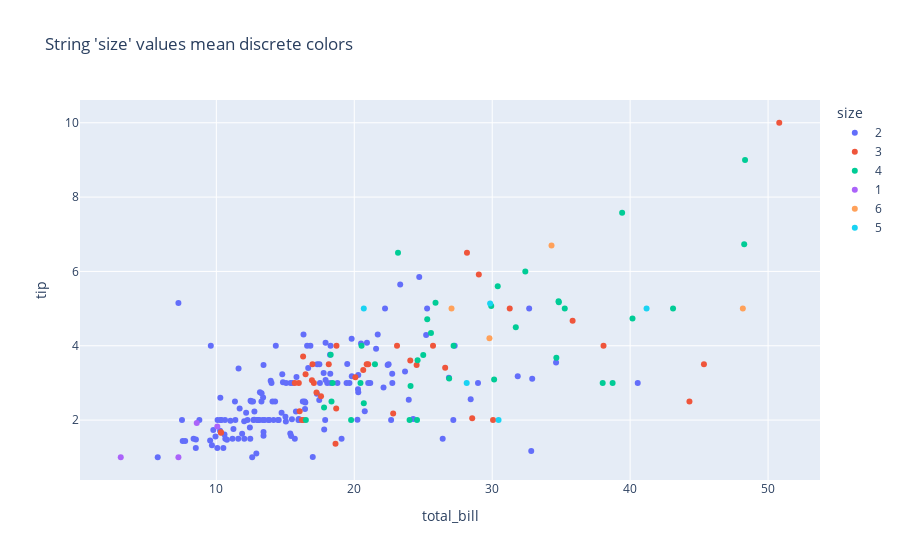

Notebook source saved alongside this figure:
### Code cell
df["size"] = df["size"].astype(str)
fig = px.scatter(df, x="total_bill", y="tip", color="size",
                 title="String 'size' values mean discrete colors")

fig.show()

### Figure 1 — Plotly figure (JSON) as saved in the notebook; plotly's stock layout.template omitted (floating-point values rounded to 4 significant figures; data arrays with more than 128 entries replaced by an {"elided": "..."} marker saying what was removed)
{"data": [{"hovertemplate": "size=2<br>total_bill=%{x}<br>tip=%{y}<extra></extra>", "legendgroup": "2", "marker": {"color": "#636efa", "symbol": "circle"}, "mode": "markers", "name": "2", "orientation": "v", "showlegend": true, "type": "scatter", "x": {"elided": "156 float values"}, "xaxis": "x", "y": {"elided": "156 float values"}, "yaxis": "y"}, {"hovertemplate": "size=3<br>total_bill=%{x}<br>tip=%{y}<extra></extra>", "legendgroup": "3", "marker": {"color": "#EF553B", "symbol": "circle"}, "mode": "markers", "name": "3", "orientation": "v", "showlegend": true, "type": "scatter", "x": [10.34, 21.01, 10.33, 16.29, 16.97, 20.65, 24.06, 16.31, 16.93, 18.69, 31.27, 16.04, 28.55, 17.59, 20.08, 17.07, 44.3, 38.07, 25.71, 22.82, 18.64, 17.26, 16.21, 24.52, 50.81, 45.35, 20.9, 18.15, 23.1, 18.71, 16.47, 26.59, 30.06, 28.17, 15.98, 15.69, 35.83, 29.03], "xaxis": "x", "y": [1.66, 3.5, 1.67, 3.71, 3.5, 3.35, 3.6, 2, 3.07, 2.31, 5, 2.24, 2.05, 2.64, 3.15, 3, 2.5, 4, 4, 2.18, 1.36, 2.74, 2, 3.48, 10, 3.5, 3.5, 3.5, 4, 4, 3.23, 3.41, 2, 6.5, 3, 3, 4.67, 5.92], "yaxis": "y"}, {"hovertemplate": "size=4<br>total_bill=%{x}<br>tip=%{y}<extra></extra>", "legendgroup": "4", "marker": {"color": "#00cc96", "symbol": "circle"}, "mode": "markers", "name": "4", "orientation": "v", "showlegend": true, "type": "scatter", "x": [24.59, 25.29, 26.88, 35.26, 18.43, 39.42, 17.81, 18.35, 20.69, 30.4, 32.4, 34.81, 25.56, 38.01, 48.27, 18.29, 27.2, 34.83, 40.17, 29.93, 24.08, 24.55, 19.77, 25, 16.49, 21.5, 31.71, 34.65, 23.17, 43.11, 20.53, 38.73, 25.89, 48.33, 30.14, 20.45, 24.01], "xaxis": "x", "y": [3.61, 4.71, 3.12, 5, 3, 7.58, 2.34, 2.5, 2.45, 5.6, 6, 5.2, 4.34, 3, 6.73, 3.76, 4, 5.17, 4.73, 5.07, 2.92, 2, 2, 3.75, 2, 3.5, 4.5, 3.68, 6.5, 5, 4, 3, 5.16, 9, 3.09, 3, 2], "yaxis": "y"}, {"hovertemplate": "size=1<br>total_bill=%{x}<br>tip=%{y}<extra></extra>", "legendgroup": "1", "marker": {"color": "#ab63fa", "symbol": "circle"}, "mode": "markers", "name": "1", "orientation": "v", "showlegend": true, "type": "scatter", "x": [3.07, 10.07, 7.25, 8.58], "xaxis": "x", "y": [1, 1.83, 1, 1.92], "yaxis": "y"}, {"hovertemplate": "size=6<br>total_bill=%{x}<br>tip=%{y}<extra></extra>", "legendgroup": "6", "marker": {"color": "#FFA15A", "symbol": "circle"}, "mode": "markers", "name": "6", "orientation": "v", "showlegend": true, "type": "scatter", "x": [29.8, 34.3, 27.05, 48.17], "xaxis": "x", "y": [4.2, 6.7, 5, 5], "yaxis": "y"}, {"hovertemplate": "size=5<br>total_bill=%{x}<br>tip=%{y}<extra></extra>", "legendgroup": "5", "marker": {"color": "#19d3f3", "symbol": "circle"}, "mode": "markers", "name": "5", "orientation": "v", "showlegend": true, "type": "scatter", "x": [41.19, 29.85, 20.69, 30.46, 28.15], "xaxis": "x", "y": [5, 5.14, 5, 2, 3], "yaxis": "y"}], "layout": {"legend": {"title": {"text": "size"}, "tracegroupgap": 0}, "title": {"text": "String 'size' values mean discrete colors"}, "xaxis": {"anchor": "y", "domain": [0, 1], "title": {"text": "total_bill"}}, "yaxis": {"anchor": "x", "domain": [0, 1], "title": {"text": "tip"}}}}
